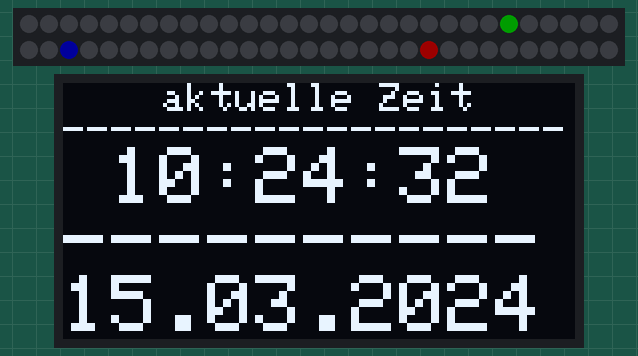
This sketch was run on a simulated ESP8266 (Wemos D1 mini). Parts: 60 RGB LEDs in strip order, left to right, continuing on the next row, 128×64 one-colour display. Dim RGB values are drawn brighter than linear; WiFi joins after 1.5 s; servers stay silent unless stated; the local clock reads 2024-03-15 10:24:30 at power-on unless the sketch sets it; what the sketch prints to the serial monitor is not drawn.

Above: at 2.3 s.
At 5.1 s:
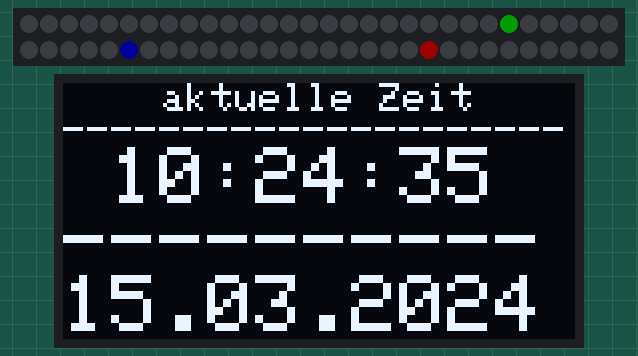
At 10.2 s:
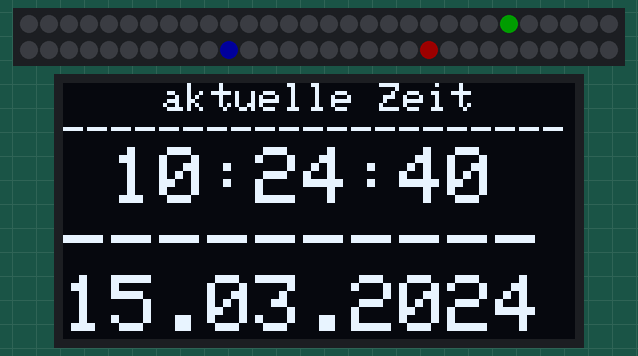
At 20.2 s:
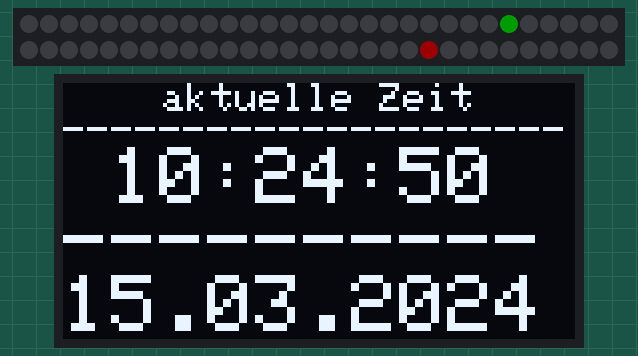
At 28.1 s:
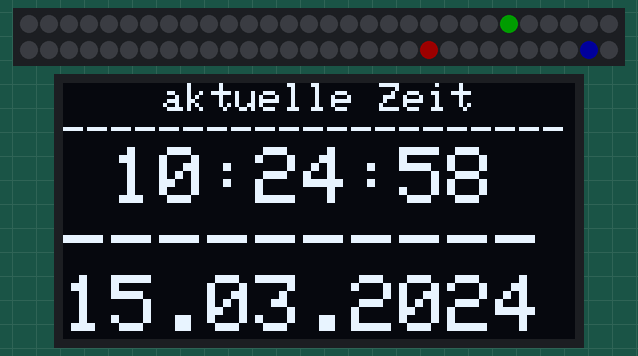
At 37.2 s:
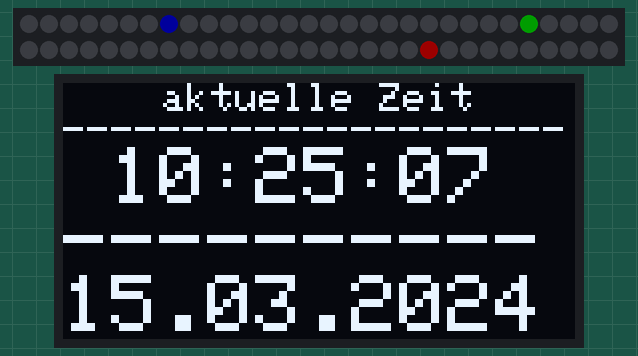

The sketch:

wemosD1clock_4_oled.ino
```cpp
// ****************************************************************
// Sketch Esp8266 WiFi NTP Lokalzeit und UTC
// created: Jens Fleischer, 2019-05-05
// last mod: Jens Fleischer, 2020-07-16
// For more information visit: https://fipsok.de
// ****************************************************************
// Hardware: Esp8266
// Software: Esp8266 Arduino Core 2.6.0 - 2.7.4
// Getestet auf: Nodemcu, Wemos D1 Mini Pro, Sonoff Switch, Sonoff Dual
/******************************************************************
  Copyright (c) 2019 Jens Fleischer. All rights reserved.

  This file is free software; you can redistribute it and/or
  modify it under the terms of the GNU Lesser General Public
  License as published by the Free Software Foundation; either
  version 2.1 of the License, or (at your option) any later version.
  This file is distributed in the hope that it will be useful,
  but WITHOUT ANY WARRANTY; without even the implied warranty of
  MERCHANTABILITY or FITNESS FOR A PARTICULAR PURPOSE.  See the GNU
  Lesser General Public License for more details.
*******************************************************************/
// Automatische Umstellung zwischen Sommer- und Normalzeit
/**************************************************************************************/

#include <ESP8266WiFi.h>
#include <time.h>
#include <Adafruit_NeoPixel.h>
#include <Adafruit_GFX.h>
#include <Adafruit_SSD1306.h>
#include <SPI.h>
#include <Wire.h>

#define SCREEN_WIDTH 128 // OLED display width, in pixels
#define SCREEN_HEIGHT 64 // OLED display height, in pixels

// Declaration for an SSD1306 display connected to I2C (SDA, SCL pins)
// The pins for I2C are defined by the Wire-library.
// On an arduino UNO:       A4(SDA), A5(SCL)
// On an arduino MEGA 2560: 20(SDA), 21(SCL)
// On an arduino LEONARDO:   2(SDA),  3(SCL), ...
#define OLED_RESET     -1 // Reset pin # (or -1 if sharing Arduino reset pin)
#define SCREEN_ADDRESS 0x3C ///< See datasheet for Address; 0x3D for 128x64, 0x3C for 128x32
Adafruit_SSD1306 display(SCREEN_WIDTH, SCREEN_HEIGHT, &Wire, OLED_RESET);


//String hours, minutes, seconds;
int outputSecond, outputMinute, outputHour;
long lastSecond = millis();

struct tm lt;         // http://www.cplusplus.com/refrence/ctime/tm/
struct tm utc;

const char* const PROGMEM NTP_SERVER[] = {"fritz.box", "de.pool.ntp.org", "at.pool.ntp.org", "ch.pool.ntp.org", "ptbtime1.ptb.de", "europe.pool.ntp.org"};
const char* const PROGMEM DAY_NAMES[] = {"Sonntag", "Montag", "Dienstag", "Mittwoch", "Donnerstag", "Freitag", "Samstag"};
const char* const PROGMEM DAY_SHORT[] = {"So", "Mo", "Di", "Mi", "Do", "Fr", "Sa"};
const char* const PROGMEM MONTH_NAMES[] = {"Januar", "Februar", "März", "April", "Mai", "Juni", "Juli", "August", "September", "Oktober", "November", "Dezember"};
const char* const PROGMEM MONTH_SHORT[] = {"Jan", "Feb", "Mrz", "Apr", "Mai", "Jun", "Jul", "Aug", "Sep", "Okt", "Nov", "Dez"};

const char* ssid = "unhb.de";             // << kann bis zu 32 Zeichen haben
const char* password = "wurstwasser";  // << mindestens 8 Zeichen jedoch nicht länger als 64 Zeichen

#define PIN D4
Adafruit_NeoPixel strip = Adafruit_NeoPixel(60, PIN);

void setupTime() {                              // deinen NTP Server einstellen (von 0 - 5 aus obiger Liste) alternativ lassen sich durch Komma getrennt bis zu 3 Server angeben
  configTime("CET-1CEST,M3.5.0,M10.5.0/3", NTP_SERVER[1]);  // Zeitzone einstellen https://github.com/nayarsystems/posix_tz_db/blob/master/zones.csv
  // für Core Versionen vor 2.6.0. folgende Konfiguration verwenden.
  //configTime(0, 0, NTP_SERVER[1]);
  //setenv("TZ", "CET-1CEST,M3.5.0,M10.5.0/3", 1);
}

void setup() {
  Serial.begin(115200);
  delay(100);
  Serial.printf("\n\nSketchname: %s\nBuild: %s\t\tIDE: %d.%d.%d\n%s\n\n",
                (__FILE__), (__TIMESTAMP__), ARDUINO / 10000, ARDUINO % 10000 / 100, ARDUINO % 100 / 10 ? ARDUINO % 100 : ARDUINO % 10, ESP.getFullVersion().c_str());

  WiFi.mode(WIFI_STA);
  WiFi.begin(ssid, password);
  while (WiFi.status() != WL_CONNECTED) {
    delay(500);
    Serial.print(".");
  }
  Serial.println("\nVerbunden mit: " + WiFi.SSID());
  setupTime();
  delay(250);

  strip.begin();
  strip.setBrightness(28);
  // brightness = 0...255
  strip.show();

  // initialize with the I2C addr 0x78 / mit I2C-Adresse 0x78 initialisieren
  display.begin(SSD1306_SWITCHCAPVCC, SCREEN_ADDRESS);

  // random start seed / zufälligen Startwert für Random-Funtionen initialisieren
  randomSeed(analogRead(0));

}

#define DRAW_DELAY 118
#define D_NUM 47

void loop() {
  static char buf[30];                                    // je nach Format von "strftime" eventuell anpassen
  static time_t lastsec {0};
  time_t now = time(&now);
  localtime_r(&now, &lt);
  gmtime_r(&now, &utc);
  if (lt.tm_sec != lastsec) {
    lastsec = lt.tm_sec;
    if (!(time(&now) % 86400)) {                          // einmal am Tag die Zeit vom NTP Server holen o. jede Stunde "% 3600" aller zwei "% 7200"
      setupTime();
    }
  }
    strftime (buf, sizeof(buf), "%d.%m.%Y %T %A", &utc);  // http://www.cplusplus.com/reference/ctime/strftime/
    Serial.printf("Koordinierte  Weltzeit %s\n", buf);
    strftime (buf, sizeof(buf), "%d.%m.%Y %T", &lt);      // http://www.cplusplus.com/reference/ctime/strftime/
    Serial.printf("Mitteleuropäische Zeit %s %s\n", buf, DAY_NAMES[utc.tm_wday]);
    Serial.printf("UTC: %.2d:%.2d:%.2d\n", utc.tm_hour, utc.tm_min, utc.tm_sec);
    Serial.printf("%s: %.2d:%.2d:%.2d %s\n\n", *tzname, lt.tm_hour, lt.tm_min, lt.tm_sec, lt.tm_isdst ? "Sommerzeit" : "Normalzeit");

    if ((millis() - lastSecond) > 1000)
      {
        strip.setPixelColor(outputSecond / 1, 0, 0, 0);
        strip.setPixelColor(outputMinute / 1, 0, 0, 0);
        strip.setPixelColor(outputHour * 5, 0, 0, 0);

    /*String currentTime = String(currentHour) + ':' + String(currentMinute) + ':' + String(currentSecond);
    Serial.println(currentTime);
    Serial.println(currentHour);
    Serial.println(currentMinute);
    Serial.println(currentSecond); */

    outputSecond = lt.tm_sec;
    outputMinute = lt.tm_min;
    outputHour = lt.tm_hour;
    if (outputHour > 12) outputHour = outputHour - 12;

    if (lt.tm_sec > 59)
    { outputSecond = 0;
      outputSecond++;
      if (lt.tm_min > 59) {
        outputMinute = 0;
        outputHour++;
        if (lt.tm_hour > 12) outputHour = 0;
      }
    }

    strip.setPixelColor(outputSecond / 1, 0, 0, 255); //RGB   Sekunden (blau)
    strip.setPixelColor(outputMinute / 1, 0, 255, 0); // Minuten (gruen)
    strip.setPixelColor(outputHour * 5, 255, 0, 0);   // Stunden (rot)
    strip.show();

    //Serial.printf("%.2d:%.2d:%.2d", lt.tm_hour, lt.tm_min, lt.tm_sec);
    Serial.printf("%.2d", outputHour);
    Serial.printf("%.2d", outputMinute);
    Serial.printf("%.2d", outputSecond);
      }


    display.clearDisplay();
    // set text color / Textfarbe setzen
    display.setTextColor(WHITE);
    // set text size / Textgroesse setzen
    display.setTextSize(1);
    // set text cursor position / Textstartposition einstellen
    display.setCursor(1,0);
    // show text / Text anzeigen
    display.println("    aktuelle Zeit");
    display.println("---------------------");
    display.setTextSize(2);
    strftime (buf, sizeof(buf), " %H:%M:%S", &lt);
    display .println(buf);
    display.println("----------");
    display.setTextSize(2);
    strftime (buf, sizeof(buf), "%d.%m.%Y", &lt);
    display.println(buf);
    display.display();
    delay(250);
    display.clearDisplay();


}
```

Measured:
- what the display in image 0 shows lasts 0.9 s, from 2.2 s to 3.1 s
- what the display in image 1 shows lasts 1.1 s, from 5.1 s to 6.2 s
